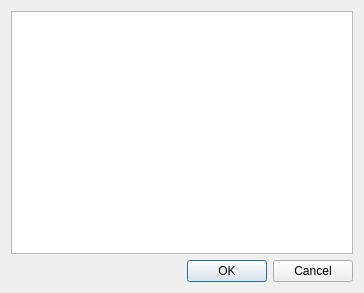
<?xml version="1.0" encoding="UTF-8"?>
<ui version="4.0">
 <class>Dialog</class>
 <widget class="QDialog" name="Dialog">
  <property name="geometry">
   <rect>
    <x>0</x>
    <y>0</y>
    <width>364</width>
    <height>293</height>
   </rect>
  </property>
  <property name="windowTitle">
   <string>Dialog</string>
  </property>
  <layout class="QVBoxLayout" name="verticalLayout">
   <item>
    <widget class="QPlainTextEdit" name="plainTextEdit"/>
   </item>
   <item>
    <widget class="QDialogButtonBox" name="buttonBox">
     <property name="standardButtons">
      <set>QDialogButtonBox::Cancel|QDialogButtonBox::Ok</set>
     </property>
    </widget>
   </item>
  </layout>
 </widget>
 <resources/>
 <connections/>
</ui>
